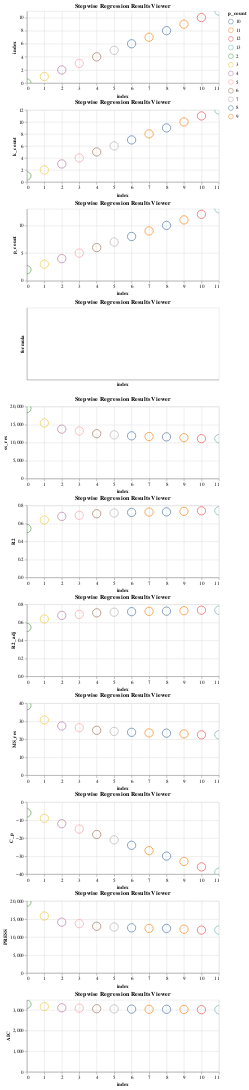

Notebook code for this chart:
### Code cell
view_stepwise(forward_summary)

### Figure 1 — Vega-Lite specification as saved in the notebook (floating-point values rounded to 4 significant figures)
{"config": {"view": {"continuousWidth": 400, "continuousHeight": 300}}, "repeat": {"row": ["index", "k_count", "p_count", "formula", "ss_res", "R2", "R2_adj", "MS_res", "C_p", "PRESS", "AIC"]}, "spec": {"data": {"name": "data-066e9673a256f5d7bdb80ad8dc836051"}, "mark": {"type": "point", "size": 300}, "encoding": {"color": {"type": "nominal", "field": "p_count"}, "tooltip": [{"type": "quantitative", "field": "index"}, {"type": "quantitative", "field": "k_count"}, {"type": "nominal", "field": "p_count"}, {"type": "nominal", "field": "formula"}, {"type": "quantitative", "field": "ss_res"}, {"type": "quantitative", "field": "R2"}, {"type": "quantitative", "field": "R2_adj"}, {"type": "quantitative", "field": "MS_res"}, {"type": "quantitative", "field": "C_p"}, {"type": "quantitative", "field": "PRESS"}, {"type": "quantitative", "field": "AIC"}], "x": {"type": "quantitative", "field": "index"}, "y": {"type": "quantitative", "field": {"repeat": "row"}}}, "height": 150, "selection": {"selector001": {"type": "interval", "bind": "scales", "encodings": ["x", "y"]}}, "title": "Stepwise Regression Results Viewer"}, "spacing": 0, "$schema": "https://vega.github.io/schema/vega-lite/v4.8.1.json", "datasets": {"data-066e9673a256f5d7bdb80ad8dc836051": [{"index": 0, "k_count": 1, "p_count": "2", "formula": ["const", "LSTAT"], "ss_res": 19470.0, "R2": 0.5441, "R2_adj": 0.5432, "MS_res": 38.64, "C_p": -6.0, "PRESS": 19680.0, "AIC": 3287.0}, {"index": 1, "k_count": 2, "p_count": "3", "formula": ["const", "RM", "LSTAT"], "ss_res": 15440.0, "R2": 0.6386, "R2_adj": 0.6371, "MS_res": 30.69, "C_p": -9.0, "PRESS": 15810.0, "AIC": 3172.0}, {"index": 2, "k_count": 3, "p_count": "4", "formula": ["const", "RM", "PTRATIO", "LSTAT"], "ss_res": 13730.0, "R2": 0.6786, "R2_adj": 0.6767, "MS_res": 27.35, "C_p": -12.0, "PRESS": 14120.0, "AIC": 3114.0}, {"index": 3, "k_count": 4, "p_count": "5", "formula": ["const", "RM", "PTRATIO", "LSTAT", "DIS"], "ss_res": 13230.0, "R2": 0.6903, "R2_adj": 0.6878, "MS_res": 26.41, "C_p": -15.0, "PRESS": 13700.0, "AIC": 3097.0}, {"index": 4, "k_count": 5, "p_count": "6", "formula": ["const", "NOX", "DIS", "RM", "PTRATIO", "LSTAT"], "ss_res": 12470.0, "R2": 0.7081, "R2_adj": 0.7052, "MS_res": 24.94, "C_p": -18.0, "PRESS": 12970.0, "AIC": 3069.0}, {"index": 5, "k_count": 6, "p_count": "7", "formula": ["const", "NOX", "PTRATIO", "RM", "CHAS", "DIS", "LSTAT"], "ss_res": 12140.0, "R2": 0.7158, "R2_adj": 0.7124, "MS_res": 24.33, "C_p": -21.0, "PRESS": 12760.0, "AIC": 3058.0}, {"index": 6, "k_count": 7, "p_count": "8", "formula": ["const", "NOX", "PTRATIO", "RM", "CHAS", "DIS", "LSTAT", "B"], "ss_res": 11870.0, "R2": 0.7222, "R2_adj": 0.7183, "MS_res": 23.83, "C_p": -24.0, "PRESS": 12540.0, "AIC": 3048.0}, {"index": 7, "k_count": 8, "p_count": "9", "formula": ["const", "ZN", "NOX", "PTRATIO", "RM", "CHAS", "DIS", "LSTAT", "B"], "ss_res": 11680.0, "R2": 0.7266, "R2_adj": 0.7222, "MS_res": 23.5, "C_p": -27.0, "PRESS": 12390.0, "AIC": 3042.0}, {"index": 8, "k_count": 9, "p_count": "10", "formula": ["const", "CRIM", "NOX", "CHAS", "DIS", "ZN", "RM", "PTRATIO", "LSTAT", "B"], "ss_res": 11580.0, "R2": 0.7288, "R2_adj": 0.7239, "MS_res": 23.35, "C_p": -30.0, "PRESS": 12370.0, "AIC": 3040.0}, {"index": 9, "k_count": 10, "p_count": "11", "formula": ["const", "CRIM", "NOX", "RAD", "CHAS", "DIS", "ZN", "RM", "PTRATIO", "LSTAT", "B"], "ss_res": 11350.0, "R2": 0.7342, "R2_adj": 0.7288, "MS_res": 22.94, "C_p": -33.0, "PRESS": 12160.0, "AIC": 3032.0}, {"index": 10, "k_count": 11, "p_count": "12", "formula": ["const", "CRIM", "NOX", "RAD", "CHAS", "DIS", "ZN", "TAX", "RM", "PTRATIO", "LSTAT", "B"], "ss_res": 11080.0, "R2": 0.7406, "R2_adj": 0.7348, "MS_res": 22.43, "C_p": -36.0, "PRESS": 11900.0, "AIC": 3022.0}, {"index": 11, "k_count": 12, "p_count": "13", "formula": ["const", "CRIM", "NOX", "RAD", "CHAS", "DIS", "ZN", "TAX", "RM", "PTRATIO", "LSTAT", "INDUS", "B"], "ss_res": 11080.0, "R2": 0.7406, "R2_adj": 0.7343, "MS_res": 22.47, "C_p": -39.0, "PRESS": 11930.0, "AIC": 3024.0}]}}
